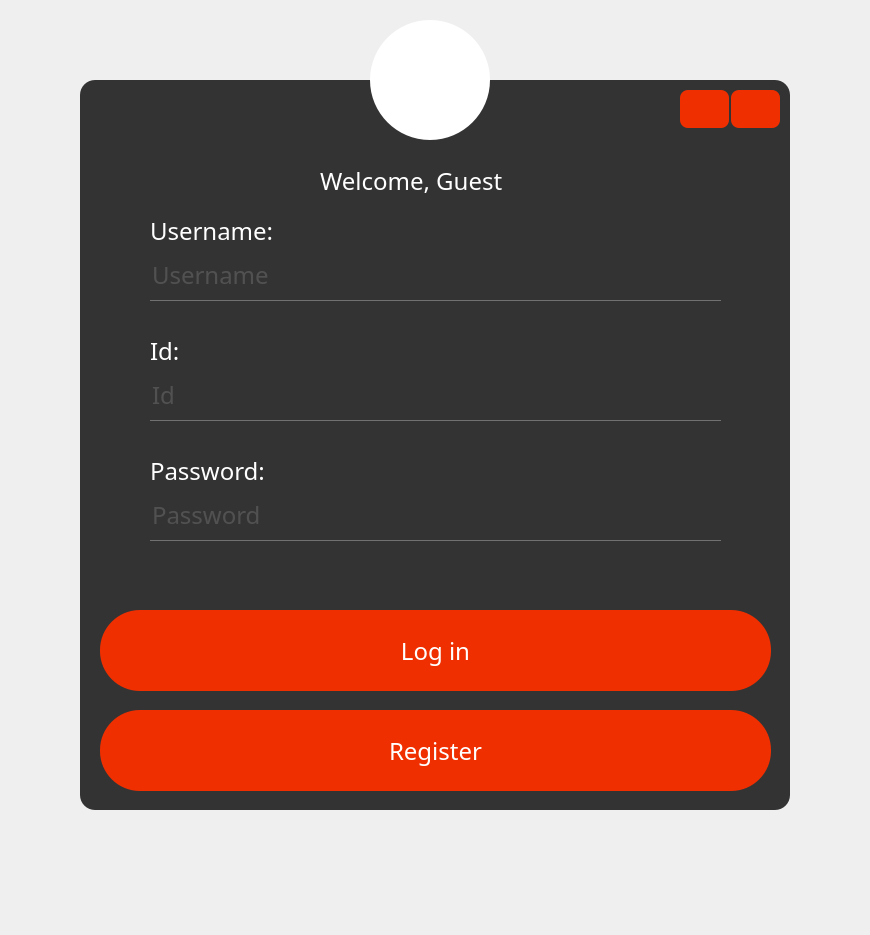
<?xml version="1.0" encoding="UTF-8"?>
<ui version="4.0">
 <class>MainWindow</class>
 <widget class="QMainWindow" name="MainWindow">
  <property name="geometry">
   <rect>
    <x>0</x>
    <y>0</y>
    <width>870</width>
    <height>935</height>
   </rect>
  </property>
  <property name="windowTitle">
   <string>MainWindow</string>
  </property>
  <widget class="QWidget" name="centralwidget">
   <layout class="QVBoxLayout" name="verticalLayout">
    <property name="spacing">
     <number>0</number>
    </property>
    <property name="leftMargin">
     <number>0</number>
    </property>
    <property name="topMargin">
     <number>0</number>
    </property>
    <property name="rightMargin">
     <number>0</number>
    </property>
    <property name="bottomMargin">
     <number>0</number>
    </property>
    <item>
     <widget class="QStackedWidget" name="stackedWidget">
      <property name="styleSheet">
       <string notr="true"/>
      </property>
      <property name="currentIndex">
       <number>0</number>
      </property>
      <widget class="QWidget" name="Login_page">
       <property name="styleSheet">
        <string notr="true">*{
	font-family:century gothic;
	font-size:24px;
}

QFrame{
	background:#333;
	border-radius:15px;
}

QPushButton{
	color:white;
	background:#f02f00;
	border-radius:40px;
}

QToolButton{
	background:white;
	border-radius:60px;
}

QLabel{
	color:white;
}

QPushButton:hover{
	color:white;
	border-radius:40px;
	background:#B02300;

}

QPushButton:pressed{
	background:#701600;
}

QLineEdit{
	background:transparent;
	border:none;
	color:#717072;
	border-bottom:1px solid #717072;
}</string>
       </property>
       <widget class="QToolButton" name="toolButton">
        <property name="geometry">
         <rect>
          <x>370</x>
          <y>20</y>
          <width>120</width>
          <height>120</height>
         </rect>
        </property>
        <property name="text">
         <string/>
        </property>
        <property name="icon">
         <iconset>
          <normaloff>../Images/icon2.png</normaloff>../Images/icon2.png</iconset>
        </property>
        <property name="iconSize">
         <size>
          <width>80</width>
          <height>80</height>
         </size>
        </property>
       </widget>
       <widget class="QFrame" name="LoginFrame">
        <property name="geometry">
         <rect>
          <x>80</x>
          <y>80</y>
          <width>710</width>
          <height>730</height>
         </rect>
        </property>
        <property name="frameShape">
         <enum>QFrame::StyledPanel</enum>
        </property>
        <property name="frameShadow">
         <enum>QFrame::Raised</enum>
        </property>
        <widget class="QLabel" name="WelcomeLabel">
         <property name="geometry">
          <rect>
           <x>240</x>
           <y>70</y>
           <width>221</width>
           <height>61</height>
          </rect>
         </property>
         <property name="styleSheet">
          <string notr="true"/>
         </property>
         <property name="text">
          <string>Welcome, Guest</string>
         </property>
        </widget>
        <widget class="QPushButton" name="LoginBtn">
         <property name="geometry">
          <rect>
           <x>20</x>
           <y>530</y>
           <width>671</width>
           <height>81</height>
          </rect>
         </property>
         <property name="text">
          <string>Log in</string>
         </property>
        </widget>
        <widget class="QPushButton" name="RegisterBtn">
         <property name="geometry">
          <rect>
           <x>20</x>
           <y>630</y>
           <width>671</width>
           <height>81</height>
          </rect>
         </property>
         <property name="text">
          <string>Register</string>
         </property>
        </widget>
        <widget class="QLineEdit" name="UserNameLineEdit">
         <property name="geometry">
          <rect>
           <x>70</x>
           <y>170</y>
           <width>571</width>
           <height>51</height>
          </rect>
         </property>
         <property name="text">
          <string/>
         </property>
         <property name="maxLength">
          <number>8</number>
         </property>
         <property name="alignment">
          <set>Qt::AlignLeading|Qt::AlignLeft|Qt::AlignVCenter</set>
         </property>
         <property name="placeholderText">
          <string>Username</string>
         </property>
        </widget>
        <widget class="QLineEdit" name="PassLineEdit">
         <property name="geometry">
          <rect>
           <x>70</x>
           <y>410</y>
           <width>571</width>
           <height>51</height>
          </rect>
         </property>
         <property name="text">
          <string/>
         </property>
         <property name="maxLength">
          <number>10</number>
         </property>
         <property name="echoMode">
          <enum>QLineEdit::Password</enum>
         </property>
         <property name="placeholderText">
          <string>Password</string>
         </property>
        </widget>
        <widget class="QLineEdit" name="IdLineEdit">
         <property name="geometry">
          <rect>
           <x>70</x>
           <y>290</y>
           <width>571</width>
           <height>51</height>
          </rect>
         </property>
         <property name="text">
          <string/>
         </property>
         <property name="maxLength">
          <number>9</number>
         </property>
         <property name="placeholderText">
          <string>Id</string>
         </property>
        </widget>
        <widget class="QLabel" name="UserLabel">
         <property name="geometry">
          <rect>
           <x>70</x>
           <y>130</y>
           <width>181</width>
           <height>41</height>
          </rect>
         </property>
         <property name="text">
          <string>Username:</string>
         </property>
        </widget>
        <widget class="QLabel" name="IdLabel">
         <property name="geometry">
          <rect>
           <x>70</x>
           <y>250</y>
           <width>181</width>
           <height>41</height>
          </rect>
         </property>
         <property name="text">
          <string>Id:</string>
         </property>
        </widget>
        <widget class="QLabel" name="PasswordLabel">
         <property name="geometry">
          <rect>
           <x>70</x>
           <y>370</y>
           <width>181</width>
           <height>41</height>
          </rect>
         </property>
         <property name="text">
          <string>Password:</string>
         </property>
         <property name="textFormat">
          <enum>Qt::PlainText</enum>
         </property>
        </widget>
        <widget class="QFrame" name="frame_window_navigation">
         <property name="geometry">
          <rect>
           <x>600</x>
           <y>10</y>
           <width>100</width>
           <height>38</height>
          </rect>
         </property>
         <property name="minimumSize">
          <size>
           <width>100</width>
           <height>0</height>
          </size>
         </property>
         <property name="styleSheet">
          <string notr="true">QPushButton{
 	border-radius:8px
}
</string>
         </property>
         <property name="frameShape">
          <enum>QFrame::StyledPanel</enum>
         </property>
         <property name="frameShadow">
          <enum>QFrame::Raised</enum>
         </property>
         <layout class="QHBoxLayout" name="horizontalLayout_6">
          <property name="spacing">
           <number>2</number>
          </property>
          <property name="leftMargin">
           <number>0</number>
          </property>
          <property name="topMargin">
           <number>0</number>
          </property>
          <property name="rightMargin">
           <number>0</number>
          </property>
          <property name="bottomMargin">
           <number>0</number>
          </property>
          <item>
           <widget class="QPushButton" name="btn_minimise">
            <property name="sizePolicy">
             <sizepolicy hsizetype="Minimum" vsizetype="Expanding">
              <horstretch>0</horstretch>
              <verstretch>0</verstretch>
             </sizepolicy>
            </property>
            <property name="styleSheet">
             <string notr="true"/>
            </property>
            <property name="text">
             <string/>
            </property>
            <property name="icon">
             <iconset>
              <normaloff>../Images/minus-7-128.png</normaloff>../Images/minus-7-128.png</iconset>
            </property>
           </widget>
          </item>
          <item>
           <widget class="QPushButton" name="btn_close">
            <property name="sizePolicy">
             <sizepolicy hsizetype="Minimum" vsizetype="Expanding">
              <horstretch>0</horstretch>
              <verstretch>0</verstretch>
             </sizepolicy>
            </property>
            <property name="styleSheet">
             <string notr="true"/>
            </property>
            <property name="text">
             <string/>
            </property>
            <property name="icon">
             <iconset>
              <normaloff>../Images/x-mark-24.png</normaloff>../Images/x-mark-24.png</iconset>
            </property>
            <property name="iconSize">
             <size>
              <width>16</width>
              <height>16</height>
             </size>
            </property>
           </widget>
          </item>
         </layout>
        </widget>
       </widget>
       <zorder>LoginFrame</zorder>
       <zorder>toolButton</zorder>
      </widget>
      <widget class="QWidget" name="Register_page">
       <property name="styleSheet">
        <string notr="true">*{
	font-family:century gothic;
	font-size:24px;
}

QFrame{
	background:#333;
	border-radius:15px;
}

QPushButton{
	color:white;
	background:#f02f00;
	border-radius:40px;
}

QToolButton{
	background:white;
	border-radius:60px;
}

QLabel{
	color:white;
}

QPushButton:hover{
	color:white;
	border-radius:40px;
	background:#B02300;

}

QLineEdit{
	background:transparent;
	border:none;
	color:#717072;
	border-bottom:1px solid #717072;
}</string>
       </property>
       <widget class="QToolButton" name="toolButton_2">
        <property name="geometry">
         <rect>
          <x>370</x>
          <y>20</y>
          <width>120</width>
          <height>120</height>
         </rect>
        </property>
        <property name="text">
         <string/>
        </property>
        <property name="icon">
         <iconset>
          <normaloff>../Images/icon2.png</normaloff>../Images/icon2.png</iconset>
        </property>
        <property name="iconSize">
         <size>
          <width>80</width>
          <height>80</height>
         </size>
        </property>
       </widget>
       <widget class="QFrame" name="RegisterFramer">
        <property name="geometry">
         <rect>
          <x>80</x>
          <y>80</y>
          <width>710</width>
          <height>841</height>
         </rect>
        </property>
        <property name="frameShape">
         <enum>QFrame::StyledPanel</enum>
        </property>
        <property name="frameShadow">
         <enum>QFrame::Raised</enum>
        </property>
        <widget class="QLabel" name="RegisterLabel">
         <property name="geometry">
          <rect>
           <x>240</x>
           <y>70</y>
           <width>221</width>
           <height>61</height>
          </rect>
         </property>
         <property name="styleSheet">
          <string notr="true"/>
         </property>
         <property name="text">
          <string>Register Form</string>
         </property>
         <property name="alignment">
          <set>Qt::AlignCenter</set>
         </property>
        </widget>
        <widget class="QPushButton" name="CancelBtn">
         <property name="geometry">
          <rect>
           <x>20</x>
           <y>750</y>
           <width>671</width>
           <height>81</height>
          </rect>
         </property>
         <property name="text">
          <string>Cancel</string>
         </property>
        </widget>
        <widget class="QPushButton" name="RegisterBtn_2">
         <property name="geometry">
          <rect>
           <x>20</x>
           <y>650</y>
           <width>671</width>
           <height>81</height>
          </rect>
         </property>
         <property name="text">
          <string>Register</string>
         </property>
        </widget>
        <widget class="QLineEdit" name="UserNameLineEdit_2">
         <property name="geometry">
          <rect>
           <x>70</x>
           <y>260</y>
           <width>570</width>
           <height>51</height>
          </rect>
         </property>
         <property name="text">
          <string/>
         </property>
         <property name="maxLength">
          <number>8</number>
         </property>
         <property name="alignment">
          <set>Qt::AlignLeading|Qt::AlignLeft|Qt::AlignVCenter</set>
         </property>
         <property name="placeholderText">
          <string>Your Username</string>
         </property>
        </widget>
        <widget class="QLineEdit" name="PassLineEdit_2">
         <property name="geometry">
          <rect>
           <x>70</x>
           <y>460</y>
           <width>570</width>
           <height>51</height>
          </rect>
         </property>
         <property name="text">
          <string/>
         </property>
         <property name="maxLength">
          <number>10</number>
         </property>
         <property name="echoMode">
          <enum>QLineEdit::Password</enum>
         </property>
         <property name="placeholderText">
          <string>Your Password</string>
         </property>
        </widget>
        <widget class="QLineEdit" name="IdLineEdit_2">
         <property name="geometry">
          <rect>
           <x>70</x>
           <y>350</y>
           <width>570</width>
           <height>51</height>
          </rect>
         </property>
         <property name="text">
          <string/>
         </property>
         <property name="maxLength">
          <number>9</number>
         </property>
         <property name="placeholderText">
          <string>Your Id</string>
         </property>
        </widget>
        <widget class="QLabel" name="UserLabel_2">
         <property name="geometry">
          <rect>
           <x>70</x>
           <y>220</y>
           <width>571</width>
           <height>41</height>
          </rect>
         </property>
         <property name="text">
          <string>Your Username:</string>
         </property>
        </widget>
        <widget class="QLabel" name="IdLabel_2">
         <property name="geometry">
          <rect>
           <x>70</x>
           <y>320</y>
           <width>570</width>
           <height>41</height>
          </rect>
         </property>
         <property name="text">
          <string>Your Id:</string>
         </property>
        </widget>
        <widget class="QLabel" name="PasswordLabel_2">
         <property name="geometry">
          <rect>
           <x>70</x>
           <y>420</y>
           <width>570</width>
           <height>41</height>
          </rect>
         </property>
         <property name="text">
          <string>Your Password:</string>
         </property>
         <property name="textFormat">
          <enum>Qt::PlainText</enum>
         </property>
        </widget>
        <widget class="QLineEdit" name="ConfirmPassLineEdit">
         <property name="geometry">
          <rect>
           <x>70</x>
           <y>570</y>
           <width>571</width>
           <height>51</height>
          </rect>
         </property>
         <property name="text">
          <string/>
         </property>
         <property name="maxLength">
          <number>10</number>
         </property>
         <property name="echoMode">
          <enum>QLineEdit::Password</enum>
         </property>
         <property name="placeholderText">
          <string>Confirm Password</string>
         </property>
        </widget>
        <widget class="QLabel" name="ConfirmPassLabel">
         <property name="geometry">
          <rect>
           <x>70</x>
           <y>530</y>
           <width>571</width>
           <height>41</height>
          </rect>
         </property>
         <property name="text">
          <string>Confirm Password:</string>
         </property>
         <property name="textFormat">
          <enum>Qt::PlainText</enum>
         </property>
        </widget>
        <widget class="QLineEdit" name="FullNameLineEdit">
         <property name="geometry">
          <rect>
           <x>70</x>
           <y>160</y>
           <width>570</width>
           <height>51</height>
          </rect>
         </property>
         <property name="text">
          <string/>
         </property>
         <property name="maxLength">
          <number>50</number>
         </property>
         <property name="alignment">
          <set>Qt::AlignLeading|Qt::AlignLeft|Qt::AlignVCenter</set>
         </property>
         <property name="placeholderText">
          <string>Your Full Name</string>
         </property>
        </widget>
        <widget class="QLabel" name="UserLabel_3">
         <property name="geometry">
          <rect>
           <x>70</x>
           <y>120</y>
           <width>570</width>
           <height>41</height>
          </rect>
         </property>
         <property name="text">
          <string>Your Full Name:</string>
         </property>
        </widget>
        <widget class="QFrame" name="frame_window_navigation_2">
         <property name="geometry">
          <rect>
           <x>600</x>
           <y>10</y>
           <width>100</width>
           <height>38</height>
          </rect>
         </property>
         <property name="minimumSize">
          <size>
           <width>100</width>
           <height>0</height>
          </size>
         </property>
         <property name="styleSheet">
          <string notr="true">QPushButton{
 	border-radius:8px
}
</string>
         </property>
         <property name="frameShape">
          <enum>QFrame::StyledPanel</enum>
         </property>
         <property name="frameShadow">
          <enum>QFrame::Raised</enum>
         </property>
         <layout class="QHBoxLayout" name="horizontalLayout_7">
          <property name="spacing">
           <number>2</number>
          </property>
          <property name="leftMargin">
           <number>0</number>
          </property>
          <property name="topMargin">
           <number>0</number>
          </property>
          <property name="rightMargin">
           <number>0</number>
          </property>
          <property name="bottomMargin">
           <number>0</number>
          </property>
          <item>
           <widget class="QPushButton" name="btn_minimise_2">
            <property name="sizePolicy">
             <sizepolicy hsizetype="Minimum" vsizetype="Expanding">
              <horstretch>0</horstretch>
              <verstretch>0</verstretch>
             </sizepolicy>
            </property>
            <property name="styleSheet">
             <string notr="true"/>
            </property>
            <property name="text">
             <string/>
            </property>
            <property name="icon">
             <iconset>
              <normaloff>../Images/minus-7-128.png</normaloff>../Images/minus-7-128.png</iconset>
            </property>
           </widget>
          </item>
          <item>
           <widget class="QPushButton" name="btn_close_2">
            <property name="sizePolicy">
             <sizepolicy hsizetype="Minimum" vsizetype="Expanding">
              <horstretch>0</horstretch>
              <verstretch>0</verstretch>
             </sizepolicy>
            </property>
            <property name="styleSheet">
             <string notr="true"/>
            </property>
            <property name="text">
             <string/>
            </property>
            <property name="icon">
             <iconset>
              <normaloff>../Images/x-mark-24.png</normaloff>../Images/x-mark-24.png</iconset>
            </property>
            <property name="iconSize">
             <size>
              <width>16</width>
              <height>16</height>
             </size>
            </property>
           </widget>
          </item>
         </layout>
        </widget>
       </widget>
       <zorder>RegisterFramer</zorder>
       <zorder>toolButton_2</zorder>
      </widget>
     </widget>
    </item>
   </layout>
  </widget>
 </widget>
 <resources/>
 <connections/>
</ui>
